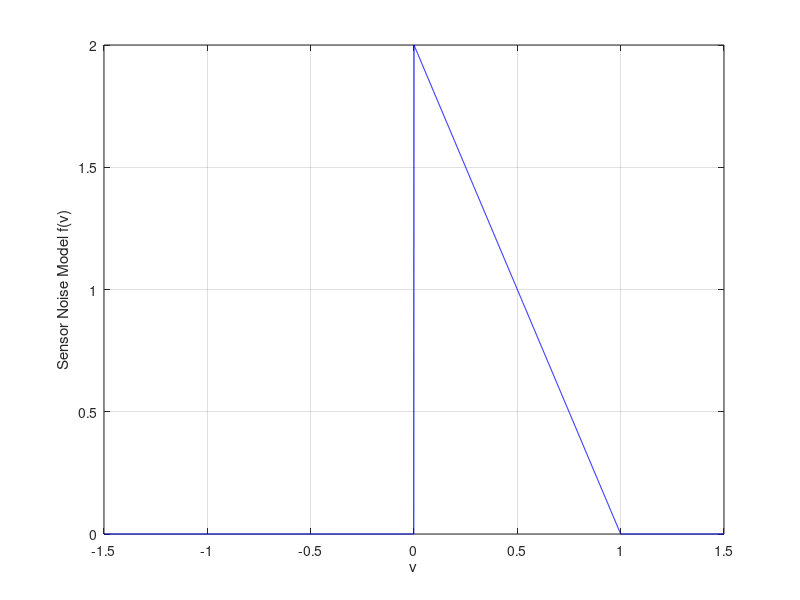

Write MATLAB code to recreate this figure. (Note: this script raises an error after producing the figure.)
%% MAE 6760 Model Based Estimation
% Cornell University
% M Campbell
%
% Homework #2
% Problem #2: Parameter Estimation (continuous)
%   using a triangular non-Gaussian noise distribution
%

%% define triangular noise pdf
pdv = makedist('Triangular','a',0,'b',0,'c',1.0);
mn_v=mean(pdv); %mean of the noise distribution
sig_v=std(pdv); %std of the noise distribution
disp('mean and std of the sensor noise are:')
disp([mn_v sig_v]);
v = [-1.5:0.001:1.5];
fv = pdf(pdv,v);
%plot pdf
figure(1);
plot(v,fv,'b-');
ylabel('Sensor Noise Model f(v)');
xlabel('v');
grid;
PrepFigPresentation(1);

%% define uniform prior pdfsize(
pdx0 = makedist('Uniform','Lower',3,'Upper',4);
mn_x0=mean(pdx0); %mean of the prior distribution
sig_x0=std(pdx0); %std of the noise distribution
disp('mean and std of the prior are:')
disp([mn_x0 sig_x0]);
x = [2:0.001:5];
fx0 = pdf(pdx0,x);
%plot pdf
figure(2);
plot(x,fx0,'b-');
ylabel('Prior Distribution f(x_0)');
xlabel('x_0');
grid;
PrepFigPresentation(2);


%% Extra functions for plotting
function PrepFigPresentation(fignum);
%
% prepares a figure for presentations
%
% Fontsize: 16
% Fontweight: bold
% LineWidth: 2
% 
figure(fignum);
fig_children=get(fignum,'children'); %find all sub-plots

for i=1:length(fig_children),
    
    set(fig_children(i),'FontSize',16);
    set(fig_children(i),'FontWeight','bold');
    
    fig_children_children=get(fig_children(i),'Children');
    set(fig_children_children,'LineWidth',2);
end
end
